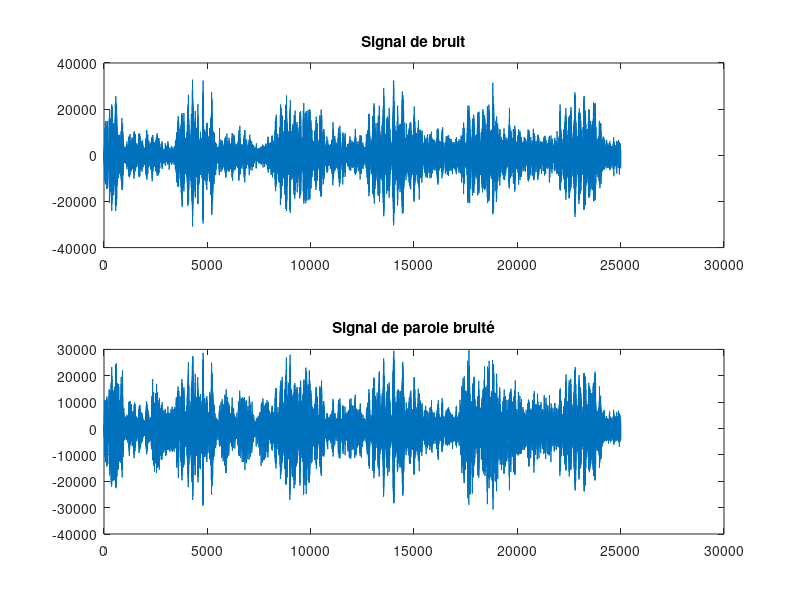

This figure's MATLAB source: (Note: this script raises an error after producing the figure.)
clear all;
clc;


%% Initialisation

load("parole_bruitee.mat");
load("decticelle.mat");

Fe = 8192;

figure(1)
subplot(211), plot(x);
title("Signal de bruit");
subplot(212), plot(d);
title("Signal de parole bruité");


%% Algorithme LMS

P = 3;
wopt = [1, 1/2, 1/4].';
mu = 10^-10;


[e, w] = algo_LMS(x, d, P, mu);


figure(2);
subplot(411),
plot(e);
title("Signal d'erreur e_n");
legend("e_n");

subplot(412),
plot(w.');
title("Evolution des coefficients du filtre w_n au cours du temps");
legend("w_1","w_2","w_3");

subplot(413), 
plot(abs(w-wopt).');
title("Evolution de l’erreur sur les coefficients du filtre |w_n-w_{opt}|");
legend("|w_1-w_{opt}|","|w_2-w_{opt}|","|w_3-w_{opt}|");

subplot(414), 
plot(abs(w-wopt).^2.')
title("Evolution de la norme 2 au carré de l’erreur sur le filtre")
legend("|w_1-w_{opt}|^2","|w_2-w_{opt}|^2","|w_3-w_{opt}|^2");


%% Ecoutes algo LMS

soundsc(x, Fe), pause; % Ecoute signal bruit seul
soundsc(d, Fe), pause; % Ecoute signal de parole bruité
soundsc(e, Fe), pause; % Ecoute signal de parole débruité

%% Algo LMS avec le pas d'adaptation du pire cas


P = 3;
wopt = [1, 1/2, 1/4].';

alpha = 2;
mu = 2/(alpha*P*max(abs(x).^2));

[e, w] = algo_LMS(x, d, P, mu);


figure(2);
subplot(411),
plot(e);
title("Signal d'erreur e_n");
legend("e_n");

subplot(412),
plot(w.');
title("Evolution des coefficients du filtre w_n au cours du temps");
legend("w_1","w_2","w_3");

subplot(413), 
plot(abs(w-wopt).');
title("Evolution de l’erreur sur les coefficients du filtre |w_n-w_{opt}|");
legend("|w_1-w_{opt}|","|w_2-w_{opt}|","|w_3-w_{opt}|");

subplot(414), 
plot(abs(w-wopt).^2.')
title("Evolution de la norme 2 au carré de l’erreur sur le filtre")
legend("|w_1-w_{opt}|^2","|w_2-w_{opt}|^2","|w_3-w_{opt}|^2");


%% Algo LMS avec un pas d'adaptation décroissant

mu_init = 10^-9;
[e, w, mu] = algo_LMS_dec(x, d, P, mu_init);


figure(2);
subplot(511),
plot(e);
title("Signal d'erreur e_n");
legend("e_n");

subplot(512),
plot(w.');
title("Evolution des coefficients du filtre w_n au cours du temps");
legend("w_1","w_2","w_3");

subplot(513), 
plot(abs(w-wopt).');
title("Evolution de l’erreur sur les coefficients du filtre |w_n-w_{opt}|");
legend("|w_1-w_{opt}|","|w_2-w_{opt}|","|w_3-w_{opt}|");

subplot(514), 
plot(abs(w-wopt).^2.')
title("Evolution de la norme 2 au carré de l’erreur sur le filtre")
legend("|w_1-w_{opt}|^2","|w_2-w_{opt}|^2","|w_3-w_{opt}|^2");

subplot(515), plot(mu);
title("Evolution du pas d'adaptation mu");
legend("mu");

%% Algo LMS avec P = 2

P=2;
wopt = [1 1/2].';
mu = 10^-10;
[e, w] = algo_LMS(x, d, P, mu);

%% Algo LMS avec P = 5

P = 5;
wopt = [1 1/2 1/4 0 0];
mu = 10^-10;
[e, w] = algo_LMS(x, d, P, mu);

%% Affichages

figure(3);
subplot(411),
plot(e);
title("Signal d'erreur e_n");
legend("e_n");

subplot(412),
plot(w.');
title("Evolution des coefficients du filtre w_n au cours du temps");
legend("w_1","w_2","w_3", "w_4", "w_5");

subplot(413), 
plot(abs(w-wopt).');
title("Evolution de l’erreur sur les coefficients du filtre |w_n-w_{opt}|");
legend("|w_1-w_{opt}|","|w_2-w_{opt}|","|w_3-w_{opt}|", "|w_4-w_{opt}|", "|w_5-w_{opt}|");

subplot(414), 
plot(abs(w-wopt).^2.')
title("Evolution de la norme 2 au carré de l’erreur sur le filtre")
legend("|w_1-w_{opt}|^2","|w_2-w_{opt}|^2","|w_3-w_{opt}|^2", "|w_4-w_{opt}|^2", "|w_5-w_{opt}|^2");

%% Algo RLS
